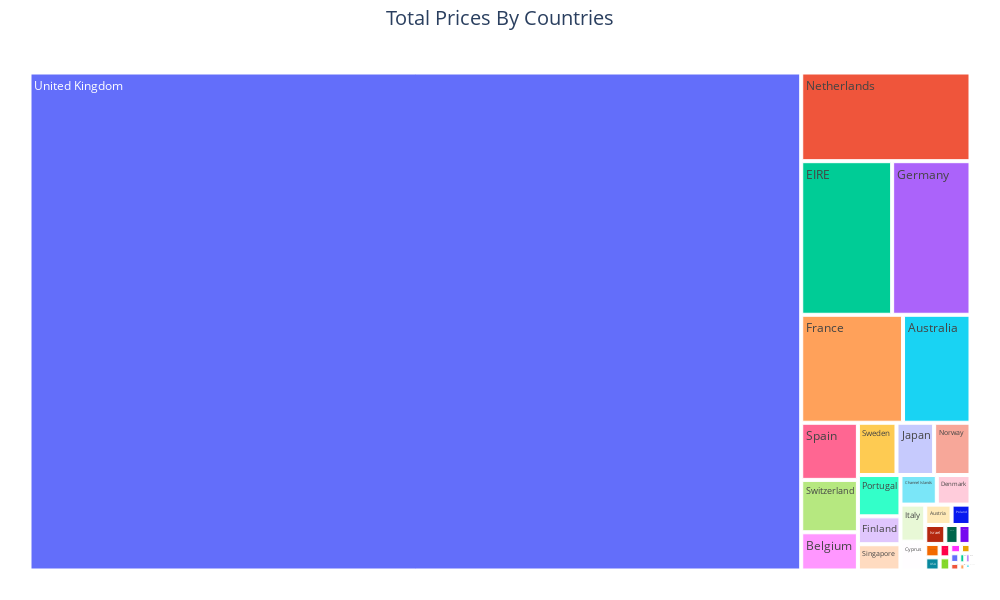

The notebook cell saved with this chart:
### Code cell
# PLOTLY TREEMAP
fig = px.treemap(df_total_cost,
                 path=[df_total_cost.index], 
                 values='Cost', 
                 width=1000, 
                 height=600)
fig.update_layout(title_text='Total Prices By Countries',
                  title_x = 0.5, title_font = dict(size=20)
)
fig.update_layout(margin = dict(t=50, l=25, r=25, b=25))
fig.show()

### Figure 1 — Plotly figure (JSON) as saved in the notebook; plotly's stock layout.template omitted (floating-point values rounded to 4 significant figures)
{"data": [{"branchvalues": "total", "domain": {"x": [0, 1], "y": [0, 1]}, "hovertemplate": "labels=%{label}<br>Cost=%{value}<br>parent=%{parent}<br>id=%{id}<extra></extra>", "ids": ["Australia", "Austria", "Bahrain", "Belgium", "Brazil", "Canada", "Channel Islands", "Cyprus", "Czech Republic", "Denmark", "EIRE", "European Community", "Finland", "France", "Germany", "Greece", "Iceland", "Israel", "Italy", "Japan", "Lebanon", "Lithuania", "Malta", "Netherlands", "Norway", "Poland", "Portugal", "RSA", "Saudi Arabia", "Singapore", "Spain", "Sweden", "Switzerland", "USA", "United Arab Emirates", "United Kingdom", "Unspecified"], "labels": ["Australia", "Austria", "Bahrain", "Belgium", "Brazil", "Canada", "Channel Islands", "Cyprus", "Czech Republic", "Denmark", "EIRE", "European Community", "Finland", "France", "Germany", "Greece", "Iceland", "Israel", "Italy", "Japan", "Lebanon", "Lithuania", "Malta", "Netherlands", "Norway", "Poland", "Portugal", "RSA", "Saudi Arabia", "Singapore", "Spain", "Sweden", "Switzerland", "USA", "United Arab Emirates", "United Kingdom", "Unspecified"], "name": "", "parents": ["", "", "", "", "", "", "", "", "", "", "", "", "", "", "", "", "", "", "", "", "", "", "", "", "", "", "", "", "", "", "", "", "", "", "", "", ""], "type": "treemap", "values": [138500.0, 10200.0, 548.4, 41200.0, 1144.0, 3666.0, 20450.0, 13590.0, 826.7, 18960.0, 265500.0, 1300.0, 22550.0, 209000.0, 228900.0, 4761.0, 4310, 7222.0, 17480.0, 37420.0, 1694.0, 1661.0, 2726.0, 285400.0, 36170.0, 7335.0, 33440.0, 1002.0, 145.9, 21280.0, 61580.0, 38380.0, 56440.0, 3580.0, 1902.0, 7308000.0, 2667.0]}], "layout": {"height": 600, "legend": {"tracegroupgap": 0}, "margin": {"b": 25, "l": 25, "r": 25, "t": 50}, "title": {"font": {"size": 20}, "text": "Total Prices By Countries", "x": 0.5}, "width": 1000}}
